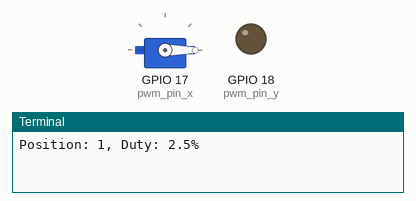
Recording of a program running on a simulated Raspberry Pi (BCM pin numbers). Parts: servo, output pins drawn as LEDs (lit = HIGH), the last lines printed to the terminal. Servo angles are drawn from the pulse width (0.5 ms = 0°, 2.5 ms = 180°).

Above: at 0.05 s.
At 2.55 s:
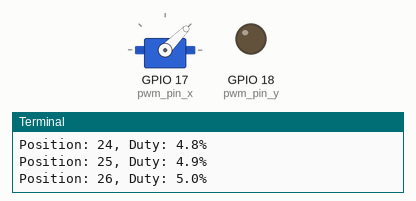
At 5.05 s:
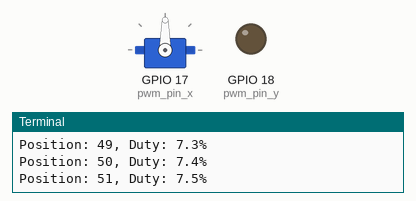
At 10.1 s:
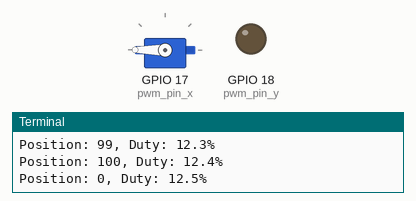
Timing chart, 0 to 13.2 s (numbered marks = the images above):
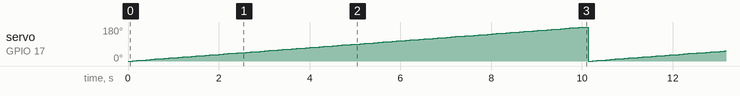

The program:

pwm.py
```python
'''
******************************************************************

    Project Description: PWM Waveform Output for Gimbal Control

    Hardware information:
    ---------------------------------------------------------
        Gimbal               |              3D print
        Gimbal Servos        |              ST90S*2 (2-DOF)
        Servos Frequency     |              50Hz
        Servos Angle Range   |              180 degree
        Servos Pulse Range   |              500us ~ 2500us
    ---------------------------------------------------------

    OutPins information (Can be modified as needed):
    ---------------------------------------------------------
        Pin_x                |              Pin17
        Pin_y                |              Pin18
    ---------------------------------------------------------

    Author: Veinsure Lee
    Edit Date: 2025.03.28

******************************************************************
'''

import RPi.GPIO as GPIO
import time

# set GPIO model and PWM pram
GPIO.setmode(GPIO.BCM)
pwm_pin_x = 17
pwm_pin_y = 18
frequency = 50

Duty_Max = 2500 * 50 * 1e-6 * 100  # 12.5%
Duty_Min = 500 * 50 * 1e-6 * 100  # 2.5%
Duty_Step = (Duty_Max - Duty_Min) / 100  # 0.1%step

# initialize control parm
Cnt_x = 0
Cnt_StepNum_x = 100  # step total
Wait_Time_x = 0.1  # step

# set GPIO and PWM channel
GPIO.setup(pwm_pin_x, GPIO.OUT)
GPIO.setup(pwm_pin_y, GPIO.OUT)
pwm_x = GPIO.PWM(pwm_pin_x, frequency)
pwm_y = GPIO.PWM(pwm_pin_y, frequency)


def main():
    global Cnt_x

    try:
        pwm_x.start(Duty_Min)
        while True:
            duty = Duty_Min + Cnt_x * Duty_Step
            pwm_x.ChangeDutyCycle(duty)

            Cnt_x = 0 if Cnt_x >= Cnt_StepNum_x else Cnt_x + 1

            print(f"Position: {Cnt_x}, Duty: {duty:.1f}%")

            time.sleep(Wait_Time_x)

    except KeyboardInterrupt:

        pwm_x.stop()
        pwm_y.stop()
        GPIO.cleanup()


if __name__ == "__main__":
    main()
```

Measured:
- by itself, servo on GPIO 17 (pwm_pin_x): ramps from 0° to 180° and jumps back, once every 10.1 s
